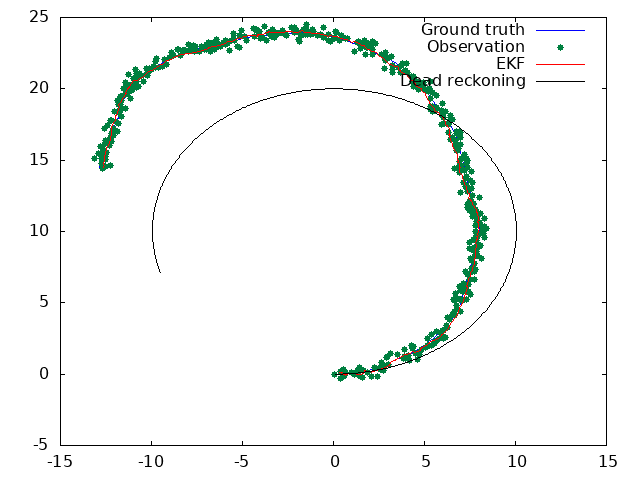

gnuplot code for this plot:
set terminal gif animate
set output outfile
set datafile separator ","
do for [i=1:500] {
    plot infile every ::1::i using 2:3 title "Ground truth" with lines linecolor "blue", \
    infile every ::1::i using 6:7 title "Observation" with points pointtype 7 linecolor "dark-spring-green", \
    infile every ::1::i using 8:9 title "EKF" with lines linecolor "red", \
    infile every ::1::i using 12:13 title "Dead reckoning" with lines linecolor "black"
}
